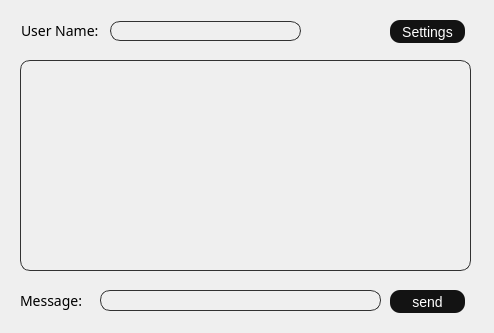
<?xml version="1.0" encoding="UTF-8"?>
<ui version="4.0">
 <class>MessengerLANClient</class>
 <widget class="QWidget" name="MessengerLANClient">
  <property name="geometry">
   <rect>
    <x>0</x>
    <y>0</y>
    <width>494</width>
    <height>333</height>
   </rect>
  </property>
  <property name="windowTitle">
   <string>Form</string>
  </property>
  <widget class="QTextEdit" name="textEdit">
   <property name="geometry">
    <rect>
     <x>20</x>
     <y>60</y>
     <width>451</width>
     <height>211</height>
    </rect>
   </property>
   <property name="styleSheet">
    <string notr="true">background-color: white; border-radius: 10px; 
background:rgba(0,0,0,0);
border: 1px solid rgb(50,50,50);
padding-left:5px;</string>
   </property>
  </widget>
  <widget class="QLineEdit" name="nickname">
   <property name="geometry">
    <rect>
     <x>110</x>
     <y>21</y>
     <width>191</width>
     <height>20</height>
    </rect>
   </property>
   <property name="styleSheet">
    <string notr="true">background-color: white; border-radius: 10px; 
background:rgba(0,0,0,0);
border: 1px solid rgb(50,50,50);
padding-left:5px;</string>
   </property>
  </widget>
  <widget class="QLineEdit" name="message">
   <property name="geometry">
    <rect>
     <x>100</x>
     <y>290</y>
     <width>281</width>
     <height>21</height>
    </rect>
   </property>
   <property name="styleSheet">
    <string notr="true">background-color: white; border-radius: 10px; 
background:rgba(0,0,0,0);
border: 1px solid rgb(50,50,50);
padding-left:5px;</string>
   </property>
  </widget>
  <widget class="QLabel" name="label">
   <property name="geometry">
    <rect>
     <x>21</x>
     <y>21</y>
     <width>81</width>
     <height>20</height>
    </rect>
   </property>
   <property name="styleSheet">
    <string notr="true">font-family:Poppins;
font-weight:400;
font-size:14px;</string>
   </property>
   <property name="text">
    <string>User Name:</string>
   </property>
  </widget>
  <widget class="QLabel" name="label_2">
   <property name="geometry">
    <rect>
     <x>20</x>
     <y>290</y>
     <width>71</width>
     <height>21</height>
    </rect>
   </property>
   <property name="styleSheet">
    <string notr="true">font-family:Poppins;
font-weight:400;
font-size:14px;</string>
   </property>
   <property name="text">
    <string>Message:</string>
   </property>
  </widget>
  <widget class="QPushButton" name="send">
   <property name="geometry">
    <rect>
     <x>390</x>
     <y>290</y>
     <width>75</width>
     <height>23</height>
    </rect>
   </property>
   <property name="styleSheet">
    <string notr="true">QPushButton{
border-radius: 10px; 
font-family: 'Poppins';
font-style: normal;
font-weight: 400;
font-size: 14px;
background:rgb(19,19,19);
color:white;
}
QPushButton:hover{
background:rgb(129, 129, 129);
}

</string>
   </property>
   <property name="text">
    <string>send</string>
   </property>
  </widget>
  <widget class="QPushButton" name="bind">
   <property name="geometry">
    <rect>
     <x>390</x>
     <y>20</y>
     <width>75</width>
     <height>23</height>
    </rect>
   </property>
   <property name="styleSheet">
    <string notr="true">QPushButton{
border-radius: 10px; 
font-family: 'Poppins';
font-style: normal;
font-weight: 400;
font-size: 14px;
background:rgb(19,19,19);
color:white;
}
QPushButton:hover{
background:rgb(129, 129, 129);
}

</string>
   </property>
   <property name="text">
    <string>Settings</string>
   </property>
  </widget>
 </widget>
 <resources/>
 <connections/>
</ui>
